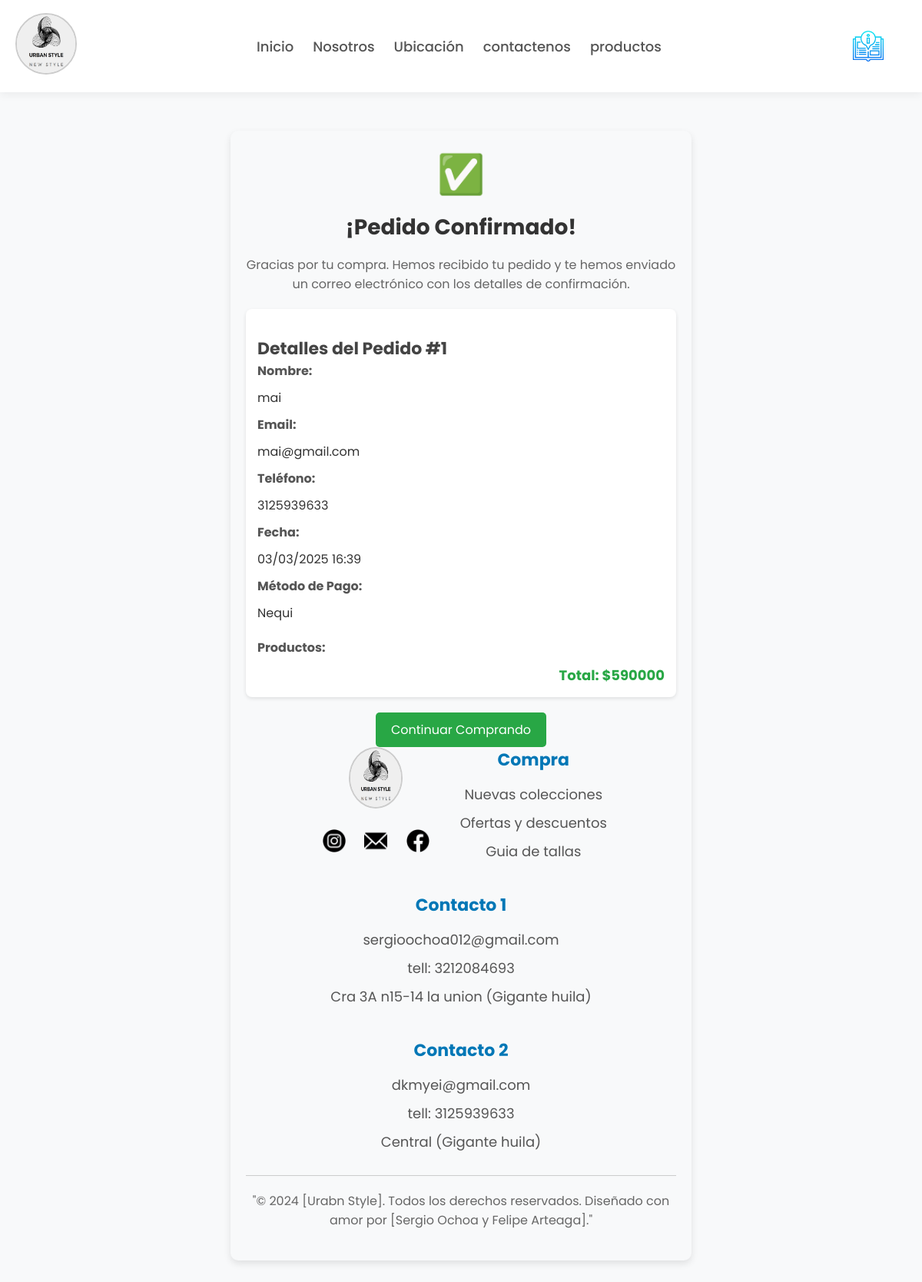
The page /confirmac/1/ on the database its author committed.
### productos/models.py (models this page shows, shortened)
class Orden(models.Model):
    usuario = models.ForeignKey(User, on_delete=models.CASCADE, null=True, blank=True)
    nombre = models.CharField(max_length=200)
    email = models.EmailField()
    telefono = models.CharField(max_length=20)
    sesion_id = models.CharField(max_length=100, null=True, blank=True)
    total = models.DecimalField(max_digits=10, decimal_places=0)
    metodo_pago = models.CharField(
        max_length=20,
        choices=[('nequi', 'Nequi'), ('bancolombia', 'Bancolombia')]
    )
    pagado = models.BooleanField(default=False)
    fecha_creacion = models.DateTimeField(auto_now_add=True)

### productos/views.py (the view)
# urls.py: path('confirmac/<int:orden_id>/', views.confirmacion, name='confirmar'),
def confirmacion(request, orden_id):
    try:
        if request.user.is_authenticated:
            orden = Orden.objects.get(id=orden_id, usuario=request.user)
        else:
            orden = Orden.objects.get(id=orden_id, sesion_id=request.session.session_key)
        items = OrdenItem.objects.filter(orden=orden)
        return render(request, 'confirmacion.html', {
            'orden': orden,
            'items': items
        })
    except Orden.DoesNotExist:
        messages.error(request, "Orden no encontrada")
        return redirect('productos')

### productos/templates/confirmacion.html (shortened to what this page needs)
{% extends 'base.html' %}
{% load static %}
{% block content %}
<link rel="stylesheet" href="{% static 'tienda/confirmacion.css' %}">
<div class="confirmacion-container">
    <div class="confirmacion-icon">✅</div>
    <h1 class="confirmacion-titulo">¡Pedido Confirmado!</h1>
    <div class="confirmacion-mensaje">
        Gracias por tu compra. Hemos recibido tu pedido y te hemos enviado un correo electrónico con los detalles de confirmación.
    </div>
    <div class="confirmacion-detalles">
        <h2 class="resumen-titulo">Detalles del Pedido #{{ orden.id }}</h2>
        <div class="confirmacion-datos">
            <div>
                <div class="datos-titulo">Nombre:</div>
                <div>{{ orden.nombre }}</div>
            </div>
            <div>
                <div class="datos-titulo">Email:</div>
                <div>{{ orden.email }}</div>
            </div>
            <div>
                <div class="datos-titulo">Teléfono:</div>
                <div>{{ orden.telefono }}</div>
            </div>
            <div>
                <div class="datos-titulo">Fecha:</div>
                <div>{{ orden.fecha_creacion|date:"d/m/Y H:i" }}</div>
            </div>
            <div>
                <div class="datos-titulo">Método de Pago:</div>
                <div>{{ orden.get_metodo_pago_display }}</div>
            </div>
        </div>
        <div class="confirmacion-items">
            <div class="datos-titulo">Productos:</div>
            <div class="confirmacion-total">
                Total: ${{ orden.total }}
            </div>
        </div>
    </div>
    <div class="confirmacion-acciones">
        <a href="{% url 'productos' %}" class="btn btn-success">
            Continuar Comprando
        </a>
    </div>
    <div class="confirmacion-acc
{% endblock %}

### productos/static/tienda/base.css (style rules this page uses)
* { margin: 0; padding: 0; box-sizing: border-box; text-decoration: none; list-style: none; font-family: "Poppins", sans-serif; }
body { background-color: #F8F9FA; color: #333; display: flex; flex-direction: column; min-height: 100vh; }

### productos/static/tienda/confirmacion.css (style rules this page uses)
.confirmacion-container { max-width: 600px; margin: 50px auto; padding: 20px; text-align: center; background-color: #f8f9fa; border-radius: 10px; box-shadow: 0px 4px 10px rgba(0, 0, 0, 0.1); }
.confirmacion-icon { font-size: 50px; color: #28a745; margin-bottom: 10px; }
.confirmacion-titulo { font-size: 28px; font-weight: bold; color: #333; }
.resumen-titulo { font-size: 22px; font-weight: bold; margin-top: 20px; color: #444; }
.confirmacion-mensaje { font-size: 16px; color: #666; margin: 15px 0; }
.confirmacion-detalles { text-align: left; margin-top: 20px; background: #fff; padding: 15px; border-radius: 8px; box-shadow: 0px 2px 5px rgba(0, 0, 0, 0.1); }
.confirmacion-datos div { margin-bottom: 10px; }
.datos-titulo { font-weight: bold; color: #555; }
.confirmacion-items { margin-top: 20px; }
.confirmacion-total { font-size: 18px; font-weight: bold; color: #28a745; text-align: right; margin-top: 10px; }
.confirmacion-acciones { margin-top: 20px; }
.btn-success { display: inline-block; padding: 10px 20px; background-color: #28a745; color: white; text-decoration: none; border-radius: 5px; transition: background 0.3s ease; }

### rows shown on the page
Orden: id "1", nombre "mai", email "mai@gmail.com", telefono "3125939633", fecha_creacion "03/03/2025 16:39", metodo_pago "Nequi", total "590000"
